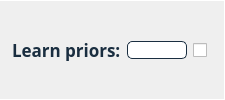
                                <widget class="QFrame" name="frame_nr_threads_8">
                                 <property name="styleSheet">
                                  <string notr="true">border-bottom: 1px solid #FFFFFF;
border-right: 0.5px solid #FFFFFF;
border-top: 0.5px solid #FFFFFF;
</string>
                                 </property>
                                 <property name="frameShape">
                                  <enum>QFrame::StyledPanel</enum>
                                 </property>
                                 <property name="frameShadow">
                                  <enum>QFrame::Plain</enum>
                                 </property>
                                 <layout class="QHBoxLayout" name="horizontalLayout_95">
                                  <item>
                                   <widget class="QLabel" name="label_nr_threads_8">
                                    <property name="sizePolicy">
                                     <sizepolicy hsizetype="Minimum" vsizetype="Preferred">
                                      <horstretch>0</horstretch>
                                      <verstretch>0</verstretch>
                                     </sizepolicy>
                                    </property>
                                    <property name="maximumSize">
                                     <size>
                                      <width>16777215</width>
                                      <height>16777215</height>
                                     </size>
                                    </property>
                                    <property name="font">
                                     <font>
                                      <family>Avenir</family>
                                      <pointsize>13</pointsize>
                                      <weight>75</weight>
                                      <italic>false</italic>
                                      <bold>true</bold>
                                     </font>
                                    </property>
                                    <property name="toolTip">
                                     <string>&lt;html&gt;&lt;head/&gt;&lt;body&gt;&lt;p&gt;&lt;span style=&quot; font-weight:400;&quot;&gt;The weight of each topic in each document.&lt;/span&gt;&lt;/p&gt;&lt;/body&gt;&lt;/html&gt;</string>
                                    </property>
                                    <property name="styleSheet">
                                     <string notr="true">font: 87 13pt &quot;Avenir&quot;;
color:#1A2E40;
font-weight: bold;
border:None;</string>
                                    </property>
                                    <property name="text">
                                     <string>Learn priors:</string>
                                    </property>
                                   </widget>
                                  </item>
                                  <item>
                                   <widget class="QLineEdit" name="lineEdit_nr_threads_8">
                                    <property name="sizePolicy">
                                     <sizepolicy hsizetype="Minimum" vsizetype="Fixed">
                                      <horstretch>0</horstretch>
                                      <verstretch>0</verstretch>
                                     </sizepolicy>
                                    </property>
                                    <property name="minimumSize">
                                     <size>
                                      <width>0</width>
                                      <height>0</height>
                                     </size>
                                    </property>
                                    <property name="maximumSize">
                                     <size>
                                      <width>60</width>
                                      <height>16777215</height>
                                     </size>
                                    </property>
                                    <property name="styleSheet">
                                     <string notr="true">QLineEdit {	
	background-color: #FFFFFF;
	font: 87 italic 12pt &quot;Avenir&quot;;
	border-radius: 5px;
	border: 1px solid #1A2E40;
	color:black;
}</string>
                                    </property>
                                   </widget>
                                  </item>
                                  <item>
                                   <widget class="QCheckBox" name="checkBox_nr_threads_8">
                                    <property name="sizePolicy">
                                     <sizepolicy hsizetype="Fixed" vsizetype="Fixed">
                                      <horstretch>0</horstretch>
                                      <verstretch>0</verstretch>
                                     </sizepolicy>
                                    </property>
                                    <property name="styleSheet">
                                     <string notr="true">border:0px;</string>
                                    </property>
                                    <property name="text">
                                     <string/>
                                    </property>
                                   </widget>
                                  </item>
                                 </layout>
                                </widget>
